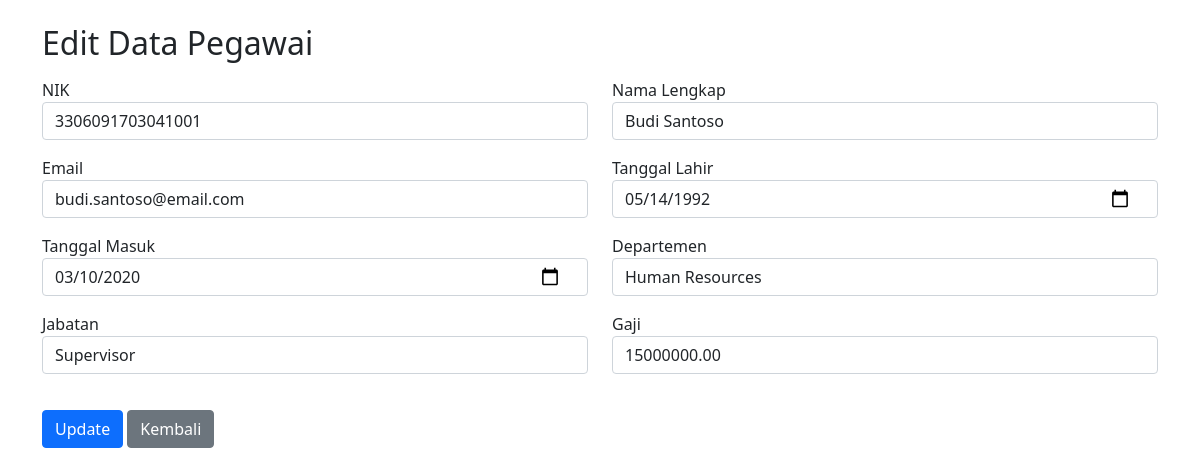
The app's page /employees/edit.php?id=2 (signed in), older data.
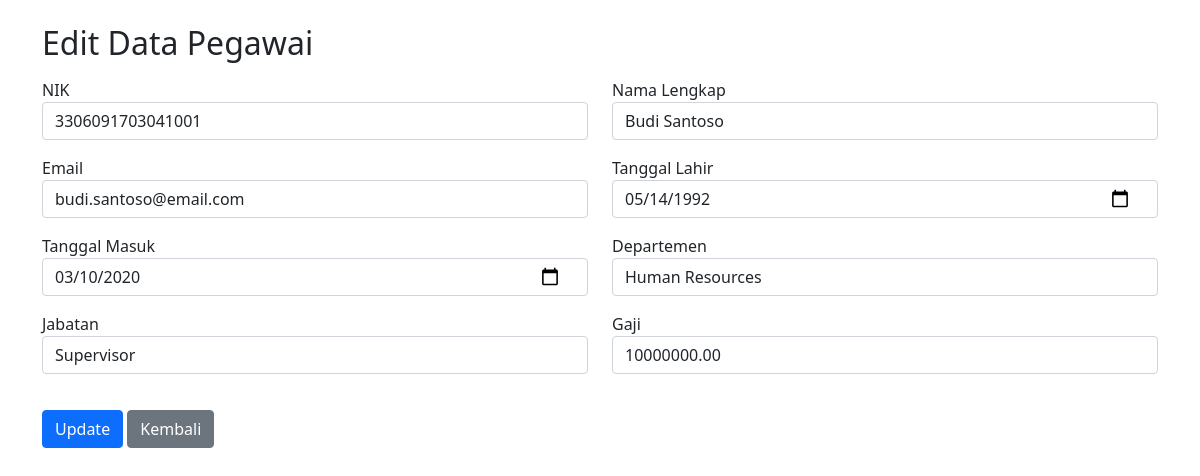
The same page, newer data.
### tables this page shows
CREATE TABLE `employees` (
  `emp_id` int(11) NOT NULL AUTO_INCREMENT,
  `nik` varchar(20) NOT NULL,
  `full_name` varchar(100) NOT NULL,
  `email` varchar(100) NOT NULL,
  `birth_date` date DEFAULT NULL,
  `hire_date` date DEFAULT NULL,
  `dept_id` int(11) DEFAULT NULL,
  `position_id` int(11) DEFAULT NULL,
  `salary` decimal(15,2) DEFAULT NULL,
  `created_at` timestamp NOT NULL DEFAULT current_timestamp(),
  `updated_at` timestamp NOT NULL DEFAULT current_timestamp() ON UPDATE current_timestamp(),
  PRIMARY KEY (`emp_id`),
  UNIQUE KEY `nik` (`nik`),
  UNIQUE KEY `email` (`email`),
  KEY `dept_id` (`dept_id`),
  KEY `position_id` (`position_id`),
  CONSTRAINT `employees_ibfk_1` FOREIGN KEY (`dept_id`) REFERENCES `departments` (`dept_id`),
  CONSTRAINT `employees_ibfk_2` FOREIGN KEY (`position_id`) REFERENCES `positions` (`position_id`)
);

CREATE TABLE `departments` (
  `dept_id` int(11) NOT NULL AUTO_INCREMENT,
  `dept_name` varchar(100) NOT NULL,
  `created_at` timestamp NOT NULL DEFAULT current_timestamp(),
  PRIMARY KEY (`dept_id`)
);

CREATE TABLE `positions` (
  `position_id` int(11) NOT NULL AUTO_INCREMENT,
  `position_name` varchar(100) NOT NULL,
  `salary_range_min` decimal(15,2) DEFAULT NULL,
  `salary_range_max` decimal(15,2) DEFAULT NULL,
  `created_at` timestamp NOT NULL DEFAULT current_timestamp(),
  PRIMARY KEY (`position_id`)
);

### employees/edit.php (the view, shortened to what this page needs)
<?php
$database = new Database();
$db = $database->getConnection();
if (isset($_GET['id'])) {
    $emp_id = $_GET['id'];
    $query = "SELECT e.*, d.dept_name, p.position_name
              FROM employees e
              LEFT JOIN departments d ON e.dept_id = d.dept_id
              LEFT JOIN positions p ON e.position_id = p.position_id
              WHERE e.emp_id = ?";
    $stmt = $db->prepare($query);
    $stmt->execute([$emp_id]);
    $employee = $stmt->fetch(PDO::FETCH_ASSOC);
    $dept_query = "SELECT * FROM departments ORDER BY dept_name";
    $pos_query = "SELECT * FROM positions ORDER BY position_name";
    $dept_stmt = $db->prepare($dept_query);
    $pos_stmt = $db->prepare($pos_query);
    $dept_stmt->execute();
    $pos_stmt->execute();
    $departments = $dept_stmt->fetchAll(PDO::FETCH_ASSOC);
    $positions = $pos_stmt->fetchAll(PDO::FETCH_ASSOC);
}
?>
<!DOCTYPE html>
<html>
<head>
    <link href="https://cdn.jsdelivr.net/npm/bootstrap@5.1.3/dist/css/bootstrap.min.css" rel="stylesheet">
</head>
<body>
    <div class="container mt-4">
        <h2>Edit Data Pegawai</h2>
        <form method="POST" class="mt-3">
            <div class="row">
                <div class="col-md-6 mb-3">
                    <label>NIK</label>
                    <input type="text" name="nik" class="form-control" value="<?php echo htmlspecialchars($employee['nik']); ?>" required>
                </div>
                <div class="col-md-6 mb-3">
                    <label>Nama Lengkap</label>
                    <input type="text" name="full_name" class="form-control" value="<?php echo htmlspecialchars($employee['full_name']); ?>" required>
                </div>
                <div class="col-md-6 mb-3">
                    <label>Email</label>
                    <input type="email" name="email" class="form-control" value="<?php echo htmlspecialchars($employee['email']); ?>" required>
                </div>
                <div class="col-md-6 mb-3">
                    <label>Tanggal Lahir</label>
                    <input type="date" name="birth_date" class="form-control" value="<?php echo $employee['birth_date']; ?>" required>
                </div>
                <div class="col-md-6 mb-3">
                    <label>Tanggal Masuk</label>
                    <input type="date" name="hire_date" class="form-control" value="<?php echo $employee['hire_date']; ?>" required>
                </div>
                <div class="col-md-6 mb-3">
                    <label>Departemen</label>
                    <select name="dept_id" class="form-control" required>
                        <?php foreach ($departments as $dept): ?>
                            <option value="<?php echo $dept['dept_id']; ?>"
                                <?php echo $dept['dept_id'] == $employee['dept_id'] ? 'selected' : ''; ?>>
                                <?php echo htmlspecialchars($dept['dept_name']); ?>
                            </option>
                        <?php endforeach; ?>
                    </select>
                </div>
                <div class="col-md-6 mb-3">
                    <label>Jabatan</label>
                    <select name="position_id" class="form-control" required>
                        <?php foreach ($positions as $pos): ?>
                            <option value="<?php echo $pos['position_id']; ?>"
                                <?php echo $pos['position_id'] == $employee['position_id'] ? 'selected' : ''; ?>>
                                <?php echo htmlspecialchars($pos['position_name']); ?>
                            </option>
                        <?php endforeach; ?>
                    </select>
                </div>
                <div class="col-md-6 mb-3">
                    <label>Gaji</label>
                    <input type="number" name="salary" class="form-control" value="<?php echo $employee['salary']; ?>" required>
                </div>
            </div>
            <div class="mt-3">
                <button type="submit" class="btn btn-primary">Update</button>
                <a href="index.php" class="btn btn-secondary">Kembali</a>
            </div>
        </form>
    </div>
</body>
</html>

Row changes from the older to the newer data that the page shows:
changed employees "Budi Santoso": salary "15000000.00" → "10000000.00"
